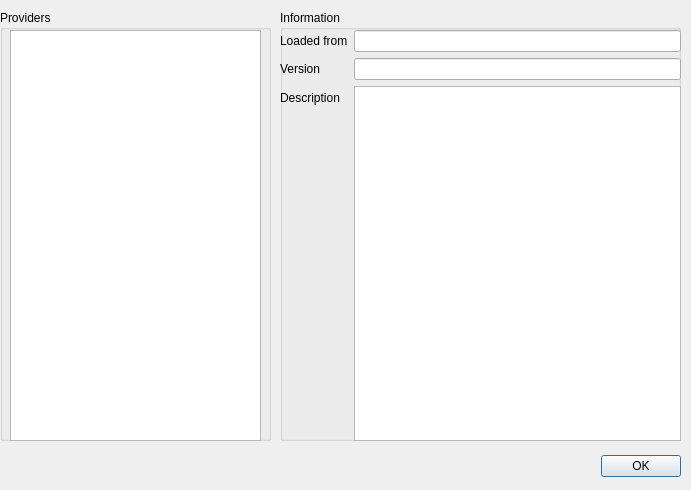
<?xml version="1.0" encoding="UTF-8"?>
<ui version="4.0">
 <class>ProvidersPropsDlg</class>
 <widget class="QDialog" name="ProvidersPropsDlg">
  <property name="geometry">
   <rect>
    <x>0</x>
    <y>0</y>
    <width>691</width>
    <height>490</height>
   </rect>
  </property>
  <property name="windowTitle">
   <string>Providers Properties</string>
  </property>
  <widget class="QDialogButtonBox" name="buttonBox">
   <property name="geometry">
    <rect>
     <x>340</x>
     <y>450</y>
     <width>341</width>
     <height>32</height>
    </rect>
   </property>
   <property name="orientation">
    <enum>Qt::Horizontal</enum>
   </property>
   <property name="standardButtons">
    <set>QDialogButtonBox::Ok</set>
   </property>
  </widget>
  <widget class="QGroupBox" name="groupBox">
   <property name="geometry">
    <rect>
     <x>0</x>
     <y>10</y>
     <width>271</width>
     <height>431</height>
    </rect>
   </property>
   <property name="title">
    <string>Providers</string>
   </property>
   <widget class="QListWidget" name="providersList">
    <property name="geometry">
     <rect>
      <x>10</x>
      <y>20</y>
      <width>251</width>
      <height>411</height>
     </rect>
    </property>
   </widget>
  </widget>
  <widget class="QGroupBox" name="groupBox_2">
   <property name="geometry">
    <rect>
     <x>280</x>
     <y>10</y>
     <width>401</width>
     <height>431</height>
    </rect>
   </property>
   <property name="title">
    <string>Information</string>
   </property>
   <widget class="QWidget" name="formLayoutWidget">
    <property name="geometry">
     <rect>
      <x>0</x>
      <y>20</y>
      <width>401</width>
      <height>411</height>
     </rect>
    </property>
    <layout class="QFormLayout" name="formLayout">
     <property name="fieldGrowthPolicy">
      <enum>QFormLayout::AllNonFixedFieldsGrow</enum>
     </property>
     <item row="0" column="0">
      <widget class="QLabel" name="label">
       <property name="text">
        <string>Loaded from</string>
       </property>
      </widget>
     </item>
     <item row="0" column="1">
      <widget class="QLineEdit" name="soPath">
       <property name="readOnly">
        <bool>true</bool>
       </property>
      </widget>
     </item>
     <item row="1" column="0">
      <widget class="QLabel" name="label_2">
       <property name="text">
        <string>Version</string>
       </property>
      </widget>
     </item>
     <item row="1" column="1">
      <widget class="QLineEdit" name="versionInfo">
       <property name="readOnly">
        <bool>true</bool>
       </property>
      </widget>
     </item>
     <item row="2" column="0">
      <widget class="QLabel" name="label_3">
       <property name="text">
        <string>Description</string>
       </property>
      </widget>
     </item>
     <item row="2" column="1">
      <widget class="QTextBrowser" name="descr"/>
     </item>
    </layout>
   </widget>
  </widget>
 </widget>
 <resources/>
 <connections>
  <connection>
   <sender>buttonBox</sender>
   <signal>accepted()</signal>
   <receiver>ProvidersPropsDlg</receiver>
   <slot>accept()</slot>
   <hints>
    <hint type="sourcelabel">
     <x>248</x>
     <y>254</y>
    </hint>
    <hint type="destinationlabel">
     <x>157</x>
     <y>274</y>
    </hint>
   </hints>
  </connection>
  <connection>
   <sender>buttonBox</sender>
   <signal>rejected()</signal>
   <receiver>ProvidersPropsDlg</receiver>
   <slot>reject()</slot>
   <hints>
    <hint type="sourcelabel">
     <x>316</x>
     <y>260</y>
    </hint>
    <hint type="destinationlabel">
     <x>286</x>
     <y>274</y>
    </hint>
   </hints>
  </connection>
 </connections>
</ui>
